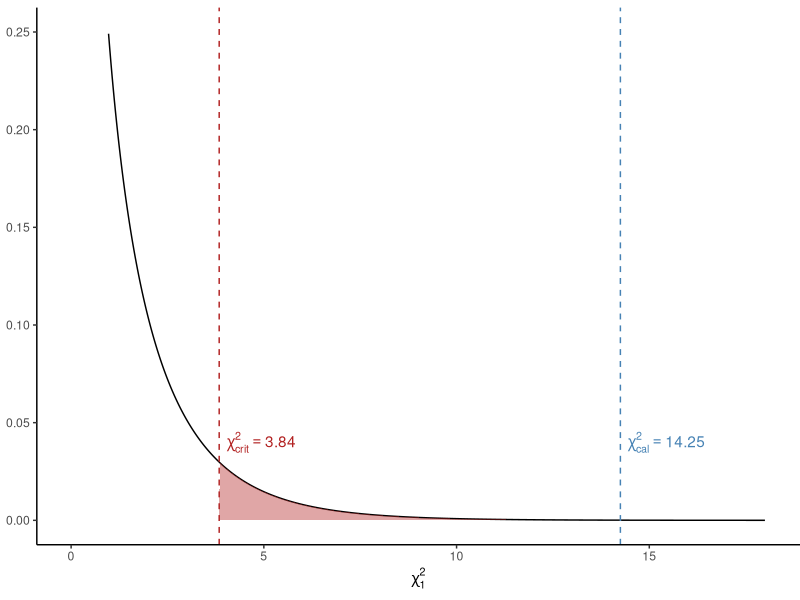
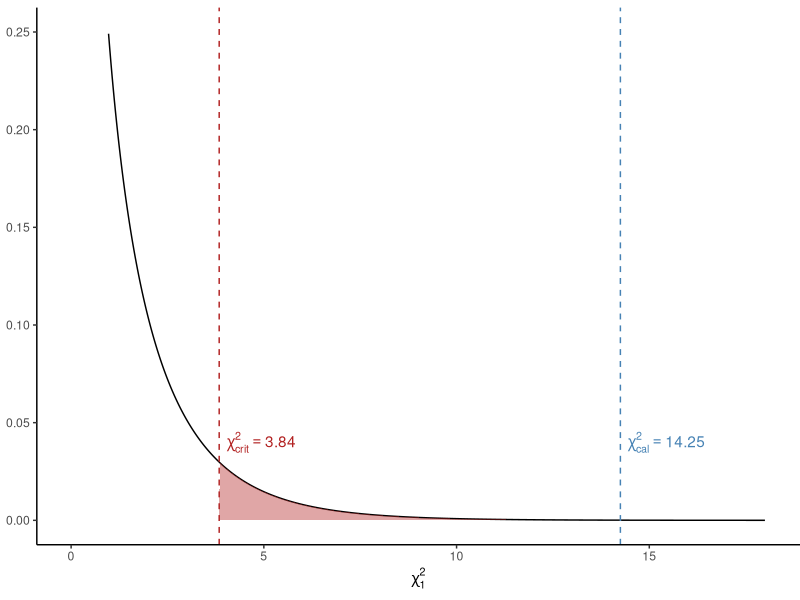

The R script that drew these images, in order:
library(ggplot2)
df_val  <- 1
chi_crit <- qchisq(0.95, df_val)   # 3.841
chi_cal  <- 14.25

x  <- seq(0.01, 18, length.out = 600)
dd <- data.frame(x = x, y = dchisq(x, df_val))

ggplot(dd, aes(x, y)) +
    geom_line() +
    geom_area(data = subset(dd, x >= chi_crit), aes(x, y), fill = "firebrick", alpha = 0.4) +
    geom_vline(xintercept = chi_cal, linetype = "dashed", colour = "steelblue") +
    annotate("text", x = chi_cal + 0.2, y = 0.04, label = expression(chi[cal]^2 == 14.25),
             hjust = 0, colour = "steelblue") +
    geom_vline(xintercept = chi_crit, linetype = "dashed", colour = "firebrick") +
    annotate("text", x = chi_crit+0.2, y = 0.04, label = expression(chi[crit]^2 == 3.84),
             hjust = 0, colour = "firebrick") +
    labs(x = expression(chi[1]^2), y = "") +
    theme_classic() +
    theme(
        panel.background = element_rect(fill = "transparent", colour = NA), # Transparent panel bg
        plot.background = element_rect(fill = "transparent", colour = NA),   # Transparent plot bg
        plot.margin = margin(t = 5.5, r = 0, b = 5.5, l = -10, unit = "pt")
    ) +
    ylim(0, 0.25)


ggsave("chi-square-association.pdf", width = 4, height = 3)
